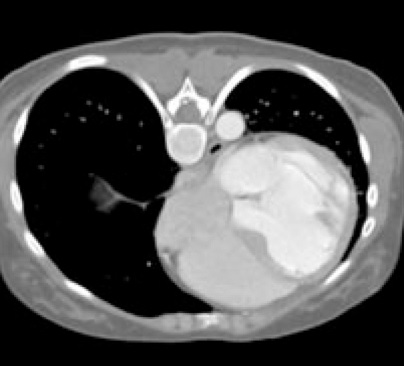
%> input picture h1.jpg, 404 x 366 px
$ octave Main.m   (GNU Octave 9; MATLAB toolbox functions it lacks are replaced by stand-ins)
%> lines starting %> are read from the running program, lines starting %| are printed output that depends on the picture; in (x1, y1, x2, y2) boxes, pixels count from 0 and x2, y2 are one past the last pixel; in counts of white or black regions, pixels touching at a corner belong together; the program's own positions count from 1
### adapti_kaze_gabor.m
function [feed_gabo] =adapti_kaze_gabor(sze, sc_fact, orientation, minWaveLength, mult,thers)

    if length(sze) == 1
        rows = sze; cols = sze;
    else
        rows = sze(1); cols = sze(2);
    end
    if mod(cols,2)
	xrange = [-(cols-1)/2:(cols-1)/2]/(cols-1);
    else
	xrange = [-cols/2:(cols/2-1)]/cols;
    end
    if mod(rows,2)
	yrange = [-(rows-1)/2:(rows-1)/2]/(rows-1);
    else
	yrange = [-rows/2:(rows/2-1)]/rows;
    end
    [x,y] = meshgrid(xrange, yrange);
    radius = sqrt(x.^2 + y.^2);

    radius(fix(rows/2+1),fix(cols/2+1)) = 1;
    clear x; clear y; clear theta;
    lp = fftshift(lowpassfilter([rows,cols],.45,10));

    % The main loop...
for o = 1:2*orientation,
    wavelength = minWaveLength;
    for s = 1:sc_fact,
        fo = 1.0/wavelength;
        feed_gabo = exp((-(log(radius/fo)).^2) / (2 * log(thers)^2));
        feed_gabo(round(rows/2+1),round(cols/2+1)) = 0;
        feed_gabo = feed_gabo.*lp;
        wavelength = wavelength*mult;
    end
end


### lowpassfilter.m
function f = lowpassfilter(sze, cutoff, n)

    if cutoff < 0 | cutoff > 0.5
	error('cutoff frequency must be between 0 and 0.5');
    end

    if rem(n,1) ~= 0 | n < 1
	error('n must be an integer >= 1');
    end
    if length(sze) == 1
	rows = sze; cols = sze;
    else
	rows = sze(1); cols = sze(2);
    end

    if mod(cols,2)
	xrange = [-(cols-1)/2:(cols-1)/2]/(cols-1);
    else
	xrange = [-cols/2:(cols/2-1)]/cols;
    end

    if mod(rows,2)
	yrange = [-(rows-1)/2:(rows-1)/2]/(rows-1);
    else
	yrange = [-rows/2:(rows/2-1)]/rows;
    end

    [x,y] = meshgrid(xrange, yrange);
    radius = sqrt(x.^2 + y.^2);
    f = ifftshift( 1 ./ (1.0 + (radius ./ cutoff).^(2*n)) );


### Main.m
clc;
clear all;
close all;
warning off
[filename, pathname] = uigetfile({'*'}, 'Pick a Image File');
%> the answer given: h1.jpg
            input_image = imread([pathname,filename]);
%> input_image is the input picture: size 366x404x3 uint8; min 0, max 255, mean 83.9
            img=input_image;load TrainFeature
             img=imresize(img,[256 256]);
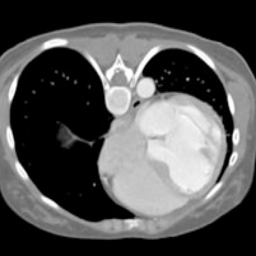
%> img: size 256x256x3 uint8; min 0, max 255, mean 83.9
                         gray=rgb2gray(input_image);
            I1=gray;
             figure;imshow(img);
               title('Input Image');
            figure;imshow(gray);
            title('Gray Image');
             inimg_h = histeq(gray);
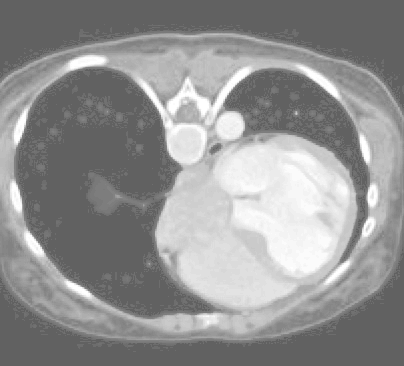
%> inimg_h: size 366x404 uint8; min 97, max 255, mean 145.7
             figure;
imshow(inimg_h);
title('Histogram');
             img1=medfilt2(gray,[1 1]);
        figure;imshow(img1,[]);
        title('Filtered Image');
        threshold = graythresh(inimg_h);
%> threshold = 0.61
bw = im2bw(inimg_h,threshold);
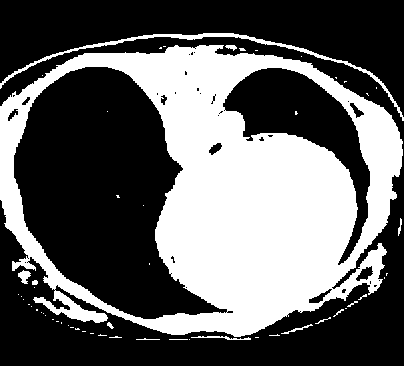
%> bw: size 366x404 logical; 38.3% white; 56 white regions (43 under 20 px), largest, box (x1, y1, x2, y2) and area: (0, 45, 403, 337) 54550, (0, 33, 404, 121) 1458, (18, 270, 31, 284) 107
          hy = fspecial('sobel');
hx = hy';
Iy = imfilter(double(bw), hy, 'replicate');
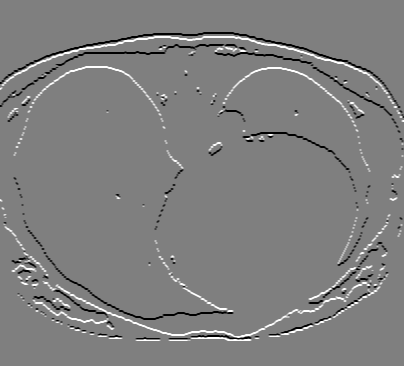
%> Iy: size 366x404 double; min -4, max 4, mean 0; drawn with min black and max white
figure;
subplot(131)
imshow(Iy,[]),
title('Relpicate Image')
se = strel('line',11,90);
bw2 = imdilate(Iy,se);
subplot(132),imshow(bw2,[]),
title('Dilated Image');
BW5 = imfill(bw2,'holes');
subplot(133)
  imshow(BW5);
  title('Filling Image');
  size1             =25;
sc_fact          =6;
orientation         = 6;
minWaveLength   = 3;
mult            = 1.7;
thers        = 0.65;
[gx]=adapti_kaze_gabor(size1,sc_fact,orientation,minWaveLength,mult,thers);
img_out_disp=imfilter(inimg_h,gx,'circular');
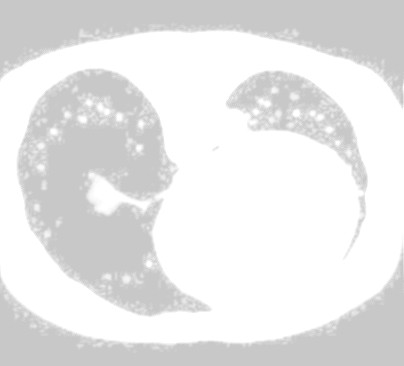
%> img_out_disp: size 366x404 uint8; min 200, max 255, mean 231.4
figure;
imshow(img_out_disp);
title(' Kaze based Enhanced Image');
  level = graythresh(img_out_disp);
%> level = 0.898
BWs = im2bw(img_out_disp,level);
%> BWs: size 366x404 logical; 54.6% white; 8 black regions (2 under 20 px), largest, box (x1, y1, x2, y2) and area: (17, 69, 211, 316) 26331, (0, 0, 404, 108) 19079, (0, 248, 404, 366) 15758, (226, 71, 367, 191) 5834, (359, 195, 365, 215) 84, (351, 216, 365, 246) 82
vertic = strel('line',3, 90);
horiz = strel('line', 3, 0);
bin_dil = imdilate(BWs, [vertic horiz]);
%> bin_dil: size 366x404 logical; 58% white; 12 black regions (7 under 20 px), largest, box (x1, y1, x2, y2) and area: (18, 70, 206, 315) 24061, (0, 0, 404, 103) 18419, (0, 254, 404, 366) 15071, (228, 72, 366, 189) 4488, (360, 197, 364, 211) 36
figure;
imshow(bin_dil);
title('Mapping Mask');
 bin_data_boun = imclearborder(bin_dil, 4);
%> bin_data_boun: size 366x404 logical; 1.9% white; 67 white regions (34 under 20 px), largest, box (x1, y1, x2, y2) and area: (95, 98, 113, 117) 204, (305, 109, 325, 122) 172, (255, 96, 272, 109) 154

figure;
imshow(bin_data_boun);
  Il = bin_data_boun;
title(' Segmented Heart Nudle Image');
stats1=regionprops(bin_data_boun,'area');
%> stats1 = 67 regions; largest, Area: 204, 172, 154, 127, 122
for i=1:length(stats1)
   cc{i}=stats1(i).Area;

end
%> this loop made 67 passes
%> after the loop, cc = 67 items
                 glcm1 = graycomatrix(I1);
%> glcm1 = [70246 619 107 13 0 0 0 0; 601 1309 400 121 32 4 0 0; 152 392 933 332 94 24 9 0; 49 115 412 15728 1027 49 18 5; 12 22 62 1154 17674 863 78 25; 0 13 10 41 895 9645 774 77; 0 1 13 17 55 793 10777 730; 0 0 1 10 27 69 730 10139]
               h_entropy = entropy(I1);
%> h_entropy = 5.4
    stats = graycoprops(glcm1,{'energy','contrast','homogeneity','correlation'});
%> stats = {Contrast 0.116, Correlation 0.991, Energy 0.267, Homogeneity 0.961}
   Contrast = stats.Contrast;
%> Contrast = 0.116
   Correlation = stats.Correlation;
%> Correlation = 0.991
   Energy = stats.Energy;
%> Energy = 0.267
   threshl=Energy;
%> threshl = 0.267
   Homogeneity = stats.Homogeneity;
%> Homogeneity = 0.961
       extract_data = [Contrast,Correlation,Energy,Homogeneity];
%> extract_data = [0.116 0.991 0.267 0.961]
tobe_test=extract_data;
%> tobe_test = [0.116 0.991 0.267 0.961]

[B,L] =  bwboundaries(bin_data_boun,'noholes');
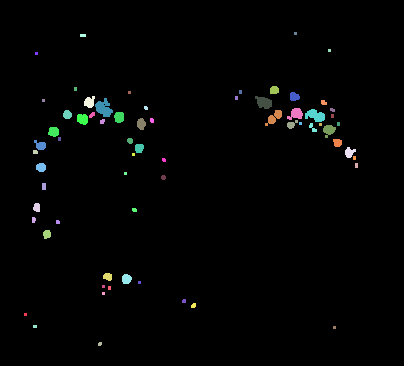
%> L: size 366x404 double; 68 distinct labels, from 0 to 67; one colour per label, 0 black
%> B = 67 boundaries; largest, box (x1, y1, x2, y2) and points: (95, 98, 113, 117) 64, (305, 109, 325, 122) 56, (265, 110, 282, 126) 54, (255, 96, 272, 109) 48, (287, 108, 303, 120) 47
figure; imshow(gray);title('possible location of abnormality is traced by green boundary'); hold on;
total_area_lung=90000;

 for k=1:length(cc)
    if cell2mat(cc(k))<500 && cell2mat(cc(k))>50
        boundary = B{k};

        p(k)=(cell2mat(cc(k))/total_area_lung)*100;

        plot(boundary(:,2),boundary(:,1),'g','LineWidth',2);

    end
 end
%> after the loop, boundary = 32 rows, first 12: [151 346; 150 347; 149 348; 148 348; 148 349; 148 350; 149 350; 150 351; 151 352; 151 353; 150 354; 150 355]; p = 65 values, max 0.227 at index 21, min 0 at index 1, mean 0.0379
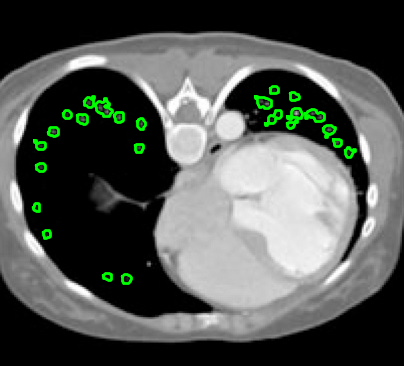
%> figure redrawn from the program's plot data; its title reads 'possible location of abnormality is traced by green boundary'
 X = TrainImgFea;
y = data_catg';
c = cvpartition(y,'k',10);
opts = statset('display','iter');
fun = @(XT,yT,Xt,yt)...
(sum(~strcmp(yt,classify(Xt,XT,yT))));
%> (the run ends here)
